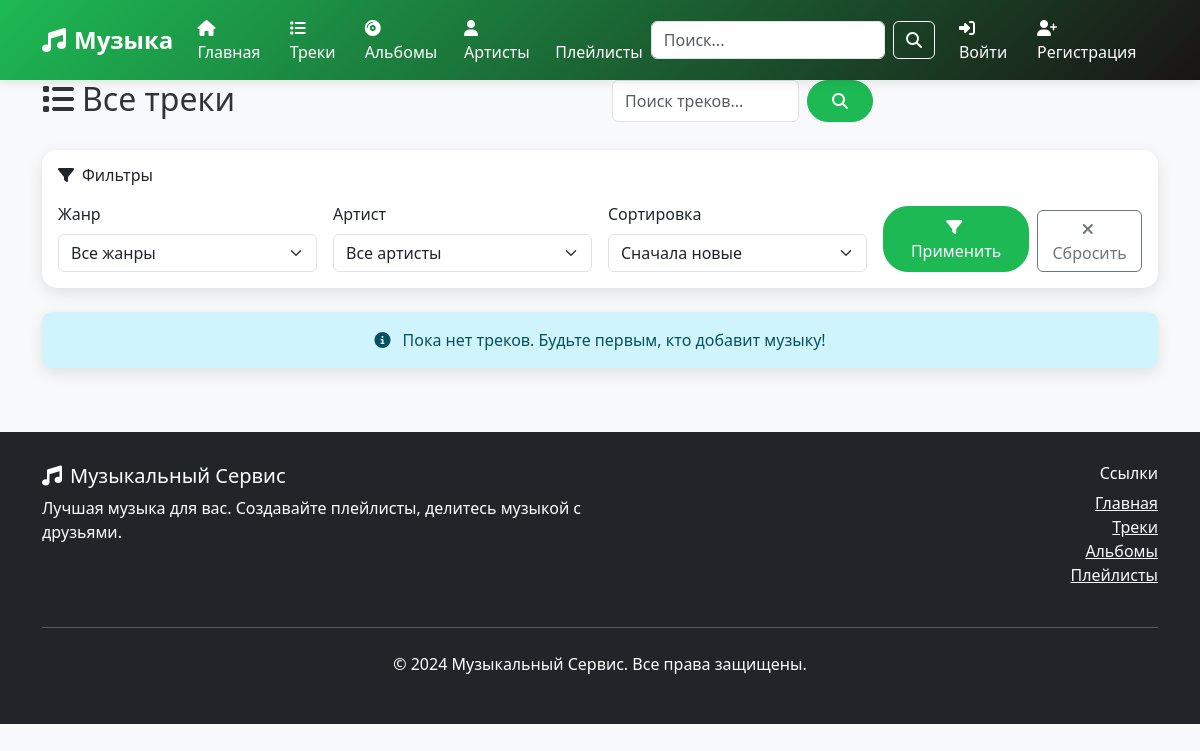
Before: /tracks/ with the older database file.
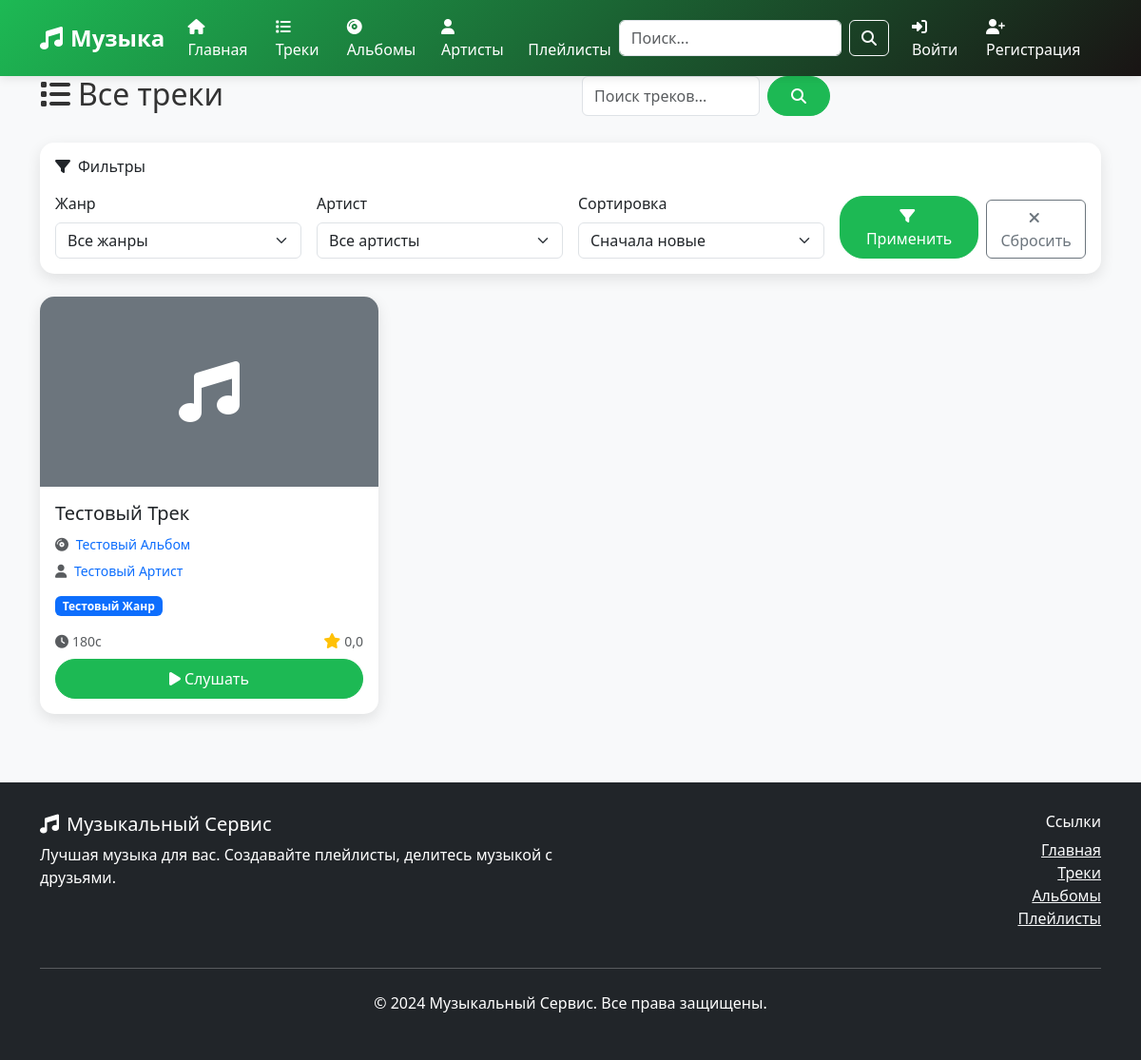
After: the same page with the newer database file.
### music/models.py (models this page shows, shortened)
class Track(models.Model):
    id = models.UUIDField(primary_key=True, default=uuid.uuid4, editable=False)
    name = models.CharField(max_length=200, verbose_name='Название трека')
    album = models.ForeignKey(Album, on_delete=models.CASCADE, verbose_name='Альбом', null=True, blank=True)
    duration = models.PositiveIntegerField(verbose_name='Продолжительность (в секундах)', null=True, blank=True)
    file = models.FileField(upload_to='tracks/', verbose_name='Файл трека', null=True, blank=True)
    play_count = models.PositiveIntegerField(default=0, verbose_name='Количество прослушиваний')
    genres = models.ManyToManyField(Genre, through='TrackGenre', verbose_name='Жанры')
    class Meta:
        db_table = 'трек'
        verbose_name = 'Трек'
        verbose_name_plural = 'Треки'

class Album(models.Model):
    id = models.UUIDField(primary_key=True, default=uuid.uuid4, editable=False)
    name = models.CharField(max_length=200, verbose_name='Название альбома')
    group = models.ForeignKey(Group, on_delete=models.CASCADE, null=True, blank=True, verbose_name='Группа')
    artist = models.ForeignKey(Artist, on_delete=models.CASCADE, null=True, blank=True, verbose_name='Артист')
    release_date = models.DateField(verbose_name='Дата выпуска')
    photo_url = models.URLField(max_length=500, null=True, blank=True, verbose_name='URL фото')
    play_count = models.PositiveIntegerField(default=0, verbose_name='Количество прослушиваний')
    class Meta:
        db_table = 'альбомы'
        verbose_name = 'Альбом'
        verbose_name_plural = 'Альбомы'

class Artist(models.Model):
    id = models.UUIDField(primary_key=True, default=uuid.uuid4, editable=False)
    name = models.CharField(max_length=200, verbose_name='Имя артиста')
    avatar_url = models.URLField(max_length=500, null=True, blank=True, verbose_name='URL аватара')
    biography = models.TextField(blank=True, verbose_name='Биография')
    class Meta:
        db_table = 'артисты'
        verbose_name = 'Артист'
        verbose_name_plural = 'Артисты'

class Genre(models.Model):
    id = models.UUIDField(primary_key=True, default=uuid.uuid4, editable=False)
    name = models.CharField(max_length=100, unique=True, verbose_name='Название жанра')
    class Meta:
        db_table = 'жанры'
        verbose_name = 'Жанр'
        verbose_name_plural = 'Жанры'

### music/views.py (the view, shortened to what this page needs)
# urls.py: path('tracks/', views.track_list, name='track_list'),
def track_list(request):
    query = request.GET.get('q', '')
    genre_filter = request.GET.get('genre', '')
    tracks = Track.objects.select_related('album', 'album__artist', 'album__group').prefetch_related('genres')
    if genre_filter:
        tracks = tracks.filter(genres__name=genre_filter)
    tracks = tracks.order_by('-id')
    paginator = Paginator(tracks, 20)
    page_number = request.GET.get('page')
    page_obj = paginator.get_page(page_number)
    genres = Genre.objects.all()
    context = {
        'tracks': page_obj,
        'genres': genres,
        'query': query,
        'genre_filter': genre_filter,
    }
    return render(request, 'music/track_list.html', context)

### music/templates/music/track_list.html (shortened to what this page needs)
{% extends 'music/base.html' %}
{% block content %}
<div class="container">
    <div class="row mb-4">
        <div class="col-md-6">
            <h1 class="h2">
                <i class="fas fa-list me-2"></i>Все треки
            </h1>
        </div>
        <div class="col-md-3">
            <form method="GET" action="{% url 'music:track_list' %}" class="d-flex">
                <input type="text" class="form-control me-2" name="q" placeholder="Поиск треков..."
                       value="{{ request.GET.q }}" aria-label="Search">
                <button class="btn btn-primary" type="submit">
                    <i class="fas fa-search"></i>
                </button>
            </form>
        </div>
    </div>
    <div class="row mb-4">
        <div class="col-12">
            <div class="card">
                <div class="card-body">
                    <h6 class="card-title mb-3">
                        <i class="fas fa-filter me-2"></i>Фильтры
                    </h6>
                    <form method="GET" action="{% url 'music:track_list' %}" class="row g-3">
                        <div class="col-md-3">
                            <label for="genre" class="form-label">Жанр</label>
                            <select class="form-select" id="genre" name="genre">
                                <option value="">Все жанры</option>
                            </select>
                        </div>
                        <div class="col-md-3">
                            <label for="artist" class="form-label">Артист</label>
                            <select class="form-select" id="artist" name="artist">
                                <option value="">Все артисты</option>
                            </select>
                        </div>
                        <div class="col-md-3">
                            <label for="sort" class="form-label">Сортировка</label>
                            <select class="form-select" id="sort" name="sort">
                                <option value="newest" {% if request.GET.sort == 'newest' %}selected{% endif %}>Сначала новые</option>
                            </select>
                        </div>
                        <div class="col-md-3 d-flex align-items-end">
                            <button type="submit" class="btn btn-primary me-2">
                                <i class="fas fa-filter me-1"></i>Применить
                            </button>
                            <a href="{% url 'music:track_list' %}" class="btn btn-outline-secondary">
                                <i class="fas fa-times me-1"></i>Сбросить
                            </a>
                        </div>
                    </form>
                </div>
            </div>
        </div>
    </div>
    <div class="row">
        {% for track in tracks %}
            <div class="col-lg-4 col-md-6 mb-4">
                <div class="card h-100">
                    {% if track.album.photo_url %}
                        <img src="{{ track.album.photo_url }}" class="card-img-top" alt="{{ track.name }}" style="height: 200px; object-fit: cover;">
                    {% else %}
                        <div class="card-img-top bg-secondary d-flex align-items-center justify-content-center" style="height: 200px;">
                            <i class="fas fa-music fa-4x text-white"></i>
                        </div>
                    {% endif %}
                    <div class="card-body d-flex flex-column">
                        <h5 class="card-title">{{ track.name }}</h5>
                        <div class="mb-2">
                            {% if track.album %}
                                <p class="card-text mb-1">
                                    <small class="text-muted">
                                        <i class="fas fa-compact-disc me-1"></i>
                                        <a href="{% url 'music:album_detail' track.album.pk %}" class="text-decoration-none">
                                            {{ track.album.name }}
                                        </a>
                                    </small>
                                </p>
                            {% endif %}
                            {% if track.album.artist %}
                                <p class="card-text mb-1">
                                    <small class="text-muted">
                                        <i class="fas fa-user me-1"></i>
                                        <a href="{% url 'music:artist_detail' track.album.artist.pk %}" class="text-decoration-none">
                                            {{ track.album.artist.name }}
                                        </a>
                                    </small>
                                </p>
                            {% endif %}
                        </div>
                        <div class="mb-3">
                            {% for genre in track.genres.all %}
                                <span class="badge bg-primary me-1">{{ genre.name }}</span>
                            {% endfor %}
                        </div>
                        <div class="mt-auto">
                            <div class="d-flex justify-content-between align-items-center mb-2">
                                <small class="text-muted">
                                    <i class="fas fa-clock me-1"></i>{{ track.duration|floatformat:0 }}с
                                </small>
                                <div class="d-flex align-items-center">
                                    <i class="fas fa-star text-warning me-1"></i>
                                    <small class="text-muted">{{ track.average_rating|default:"0.0"|floatformat:1 }}</small>
                                </div>
                            </div>
                            <div class="d-flex gap-2">
                                <a href="{% url 'music:track_detail' track.pk %}" class="btn btn-primary flex-fill">
                                    <i class="fas fa-play me-1"></i>Слушать
                                </a>
                            </div>
                        </div>
                    </div>
                </div>
            </div>
        {% empty %}
            <div class="col-12 text-center">
                <div class="alert alert-info">
                    <i class="fas fa-info-circle me-2"></i>
                    {% if request.GET.q or request.GET.genre or request.GET.artist %}
                        По вашему запросу ничего не найдено. Попробуйте изменить параметры поиска.
                    {% else %}
                        Пока нет треков. Будьте первым, кто добавит музыку!
                    {% endif %}
                </div>
            </div>
        {% endfor %}
    </div>
</div>
{% endblock %}

### music/templates/music/base.html (shortened to what this page needs)
<!DOCTYPE html>
<html lang="ru">
<head>
    <link href="https://cdn.jsdelivr.net/npm/bootstrap@5.3.0/dist/css/bootstrap.min.css" rel="stylesheet">
    <link rel="stylesheet" href="https://cdnjs.cloudflare.com/ajax/libs/font-awesome/6.4.0/css/all.min.css">
</head>
<body>
    <nav class="navbar navbar-expand-lg navbar-dark">
        <div class="container">
            <a class="navbar-brand" href="{% url 'music:home' %}">
                <i class="fas fa-music me-2"></i>Музыка
            </a>
            <div class="collapse navbar-collapse" id="navbarNav">
                <ul class="navbar-nav me-auto">
                    <li class="nav-item">
                        <a class="nav-link" href="{% url 'music:home' %}">
                            <i class="fas fa-home me-1"></i>Главная
                        </a>
                    </li>
                    <li class="nav-item">
                        <a class="nav-link" href="{% url 'music:track_list' %}">
                            <i class="fas fa-list me-1"></i>Треки
                        </a>
                    </li>
                    <li class="nav-item">
                        <a class="nav-link" href="{% url 'music:album_list' %}">
                            <i class="fas fa-compact-disc me-1"></i>Альбомы
                        </a>
                    </li>
                    <li class="nav-item">
                        <a class="nav-link" href="{% url 'music:artist_list' %}">
                            <i class="fas fa-user me-1"></i>Артисты
                        </a>
                    </li>
                    <li class="nav-item">
                        <a class="nav-link" href="{% url 'music:playlist_list' %}">
                            Плейлисты
                        </a>
                    </li>
                </ul>
                <form class="d-flex me-3" method="GET" action="{% url 'music:track_list' %}">
                    <input class="form-control me-2" type="search" name="q" placeholder="Поиск..."
                           value="{{ request.GET.q }}" aria-label="Search">
                    <button class="btn btn-outline-light" type="submit">
                        <i class="fas fa-search"></i>
                    </button>
                </form>
                <ul class="navbar-nav">
                    {% if user.is_authenticated %}
                        <li class="nav-item dropdown">
                            <a class="nav-link dropdown-toggle" href="#" id="navbarDropdown" role="button"
                               data-bs-toggle="dropdown" aria-expanded="false">
                                <i class="fas fa-user-circle me-1"></i>{{ user.login }}
                            </a>
                            <ul class="dropdown-menu" aria-labelledby="navbarDropdown">
                                <li><a class="dropdown-item" href="{% url 'music:profile' %}">
                                    <i class="fas fa-user me-2"></i>Профиль
                                </a></li>
                                <li><a class="dropdown-item" href="{% url 'music:my_playlists' %}">
                                    <i class="fas fa-heart me-2"></i>Мои плейлисты
                                </a></li>
                                {% if user.role == 'admin' %}
                                    <li><hr class="dropdown-divider"></li>
                                    <li><a class="dropdown-item" href="{% url 'music:admin_panel' %}">
                                        <i class="fas fa-cog me-2"></i>Админ панель
                                    </a></li>
                                {% endif %}
                                <li><hr class="dropdown-divider"></li>
                                <li><a class="dropdown-item" href="{% url 'music:logout' %}">
                                    <i class="fas fa-sign-out-alt me-2"></i>Выйти
                                </a></li>
                            </ul>
                        </li>
                    {% else %}
                        <li class="nav-item">
                            <a class="nav-link" href="{% url 'music:login' %}">
                                <i class="fas fa-sign-in-alt me-1"></i>Войти
                            </a>
                        </li>
                        <li class="nav-item">
                            <a class="nav-link" href="{% url 'music:register' %}">
                                <i class="fas fa-user-plus me-1"></i>Регистрация
                            </a>
                        </li>
                    {% endif %}
                </ul>
            </div>
        </div>
    </nav>
    <main>
        {% block content %}{% endblock %}
    </main>
    <footer class="footer">
        <div class="container">
            <div class="row">
                <div class="col-md-6">
                    <h5><i class="fas fa-music me-2"></i>Музыкальный Сервис</h5>
                    <p>Лучшая музыка для вас. Создавайте плейлисты, делитесь музыкой с друзьями.</p>
                </div>
                <div class="col-md-6 text-md-end">
                    <h6>Ссылки</h6>
                    <ul class="list-unstyled">
                        <li><a href="{% url 'music:home' %}" class="text-light">Главная</a></li>
                        <li><a href="{% url 'music:track_list' %}" class="text-light">Треки</a></li>
                        <li><a href="{% url 'music:album_list' %}" class="text-light">Альбомы</a></li>
                        <li><a href="{% url 'music:playlist_list' %}" class="text-light">Плейлисты</a></li>
                    </ul>
                </div>
            </div>
            <hr class="my-4">
            <div class="text-center">
                <p>&copy; 2024 Музыкальный Сервис. Все права защищены.</p>
            </div>
        </div>
    </footer>
</body>
</html>

Changed rows visible on the page:
added Track: name "Тестовый Трек", album.name "Тестовый Альбом", album.artist.name "Тестовый Артист", duration "180", average_rating "0,0"
added Genre: name "Тестовый Жанр"
Other visible differences:
text no longer shown: "Пока нет треков. Будьте первым, кто добавит музыку!"
